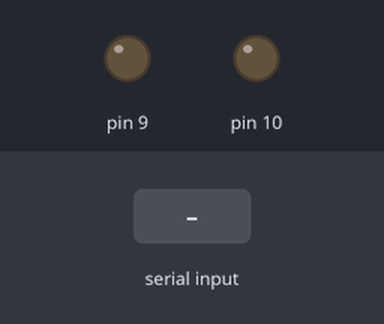
This sketch was run on a simulated Arduino Uno, built with avr-gcc and run on an emulated ATmega328P. Shown: output pins drawn as LEDs (lit = HIGH). The test bench sets the inputs (shaded band).

Above: at 1.2 s.
1.3 s: "90,45\n" received over Serial
At 1.7 s:
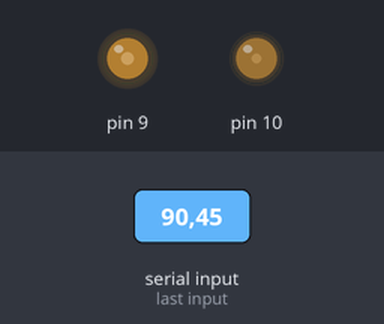
3.3 s: "30,150\n" received over Serial
At 3.55 s:
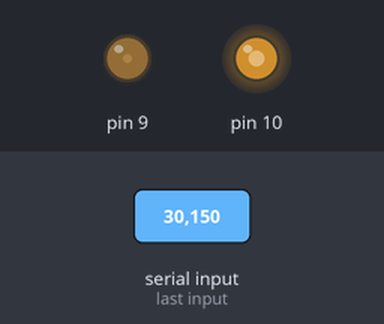
5.3 s: "1,90\n" received over Serial
At 5.55 s:
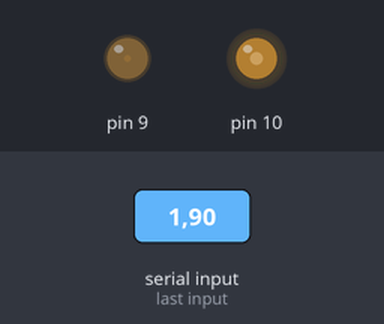
Timing chart, 0 to 8.3 s (numbered marks = the images above; inputs shaded):
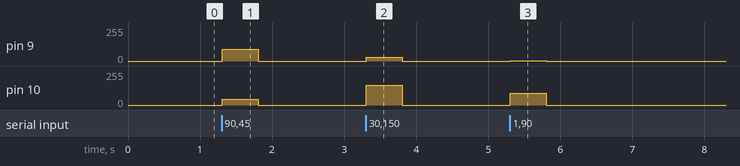

Measured:
- after the input at 1.3 s, pin 9: 0/255 → 90/255 at once, → 0/255 0.50 s later; pin 10: 0/255 → 45/255 at once, → 0/255 0.50 s later
- after the input at 3.3 s, pin 9: 0/255 → 30/255 at once, → 0/255 0.50 s later; pin 10: 0/255 → 150/255 at once, → 0/255 0.50 s later
- after the input at 5.3 s, pin 9: 0/255 → 1/255 at once, → 0/255 0.50 s later; pin 10: 0/255 → 90/255 at once, → 0/255 0.50 s later

The sketch:

AdruinoUNO.ino
```cpp
int speedL = 0;
int speedR = 0;

unsigned long lastCmdTime = 0;
const unsigned long TIMEOUT = 500;

void setup() {
  pinMode(9, OUTPUT);
  pinMode(10, OUTPUT);
  Serial.begin(9600);
}

void loop() {
  if (Serial.available()) {
    String data = Serial.readStringUntil('\n');

    int comma = data.indexOf(',');
    if (comma > 0) {
      speedL = data.substring(0, comma).toInt();
      speedR = data.substring(comma + 1).toInt();

      speedL = constrain(speedL, 0, 255);
      speedR = constrain(speedR, 0, 255);

      analogWrite(9, speedL);
      analogWrite(10, speedR);

      lastCmdTime = millis();
    }
  }

  if (millis() - lastCmdTime > TIMEOUT) {
      analogWrite(9, 0);
      analogWrite(10, 0);
  }
}
```
